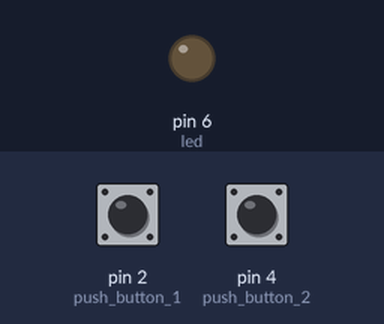
This sketch was run on a simulated Arduino Uno, built with avr-gcc and run on an emulated ATmega328P. On the bench: output pins drawn as LEDs (lit = HIGH). The inputs (shaded band) are chosen by the test bench; at power-on: pin 2 (push_button_1) LOW, pin 4 (push_button_2) LOW.

Above: at 1.2 s.
1.3 s: pin 2 (push_button_1) pulled HIGH for 0.15 s
At 1.37 s:
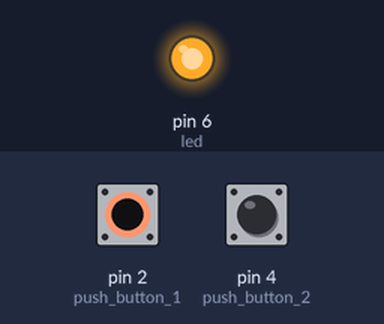
2.9 s: pin 2 (push_button_1) pulled HIGH for 3.2 s
At 6.9 s:
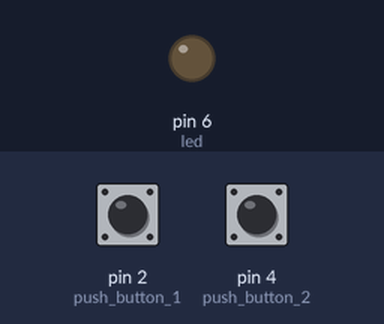
7.6 s: pin 4 (push_button_2) pulled HIGH for 3.2 s
At 8.0 s:
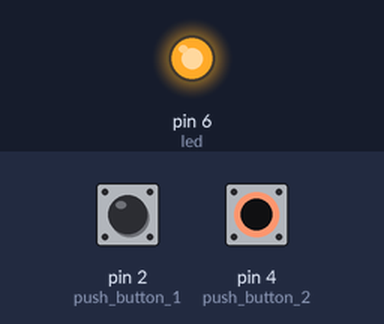
Timing chart, 0 to 12.3 s (numbered marks = the images above; inputs shaded):
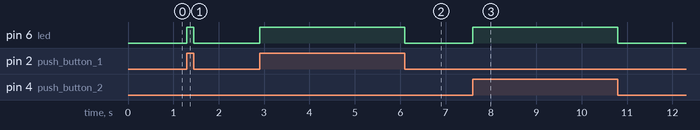

Measured:
- after the input at 1.3 s, pin 6 (led): LOW → HIGH at once, → LOW 0.15 s later
- after the input at 2.9 s, pin 6 (led): LOW → HIGH at once, → LOW 3.2 s later
- after the input at 7.6 s, pin 6 (led): LOW → HIGH at once, → LOW 3.2 s later

The sketch:

build_a_circuit.ino
```cpp
/**
 * Rodrigo Eduardo Delgadillo Rojas
 * 13/03/23
 * Interfaceing woth the Arduino
 * Module 1: Build a circuit
 *
 * Instructions:
 * Build a circuit that contains two push buttons, an LED, and any other basic components you think you need.
 * The LED should turn on when either the first button or the second button is pressed.
 * Only use your Arduino for power and ground.
 */

// Define the digital pins we are going to use for the program
int led = 6;
int push_button_1 = 2;
int push_button_2 = 4;

// Define the state of the push button
int button_state_1 = 0;
int button_state_2 = 0;

void setup()
{
  // put your setup code here, to run once:
  pinMode(led, OUTPUT);
  pinMode(push_button_1, INPUT);
  pinMode(push_button_2, INPUT);
  Serial.begin(9600);
}

void loop()
{
  // put your main code here, to run repeatedly:

  button_state_1 = digitalRead(push_button_1);
  button_state_2 = digitalRead(push_button_2);

  if(button_state_1 == HIGH || button_state_2 == HIGH)
  {
    digitalWrite(led, HIGH);
  }
  else
  {
    digitalWrite(led, LOW);
  }
}
```
